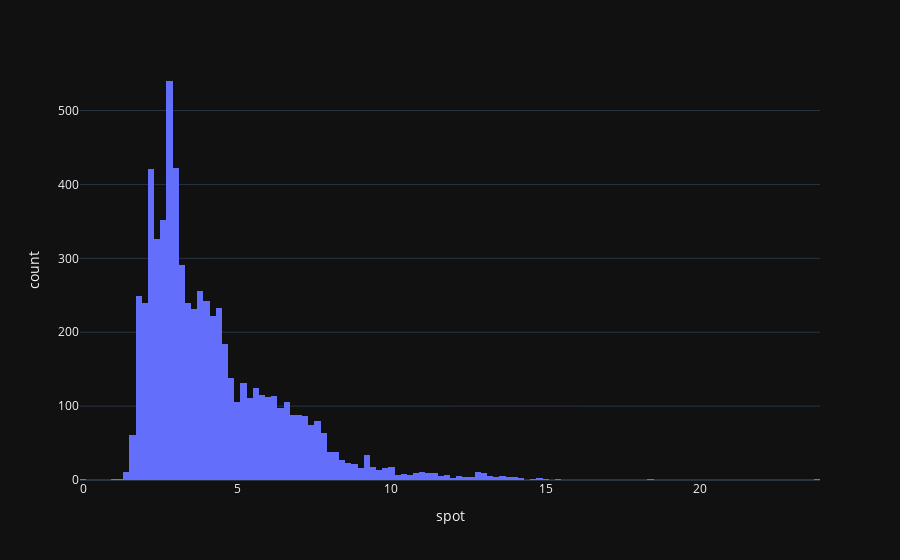

Here is the notebook cell this chart was saved with:
### Code cell
fig = px.histogram(data, x = "spot", template = 'plotly_dark')
fig.show()

### Figure 1 — Plotly figure (JSON) as saved in the notebook; plotly's stock layout.template omitted (floating-point values rounded to 4 significant figures; data arrays with more than 128 entries replaced by an {"elided": "..."} marker saying what was removed)
{"data": [{"alignmentgroup": "True", "bingroup": "x", "hovertemplate": "spot=%{x}<br>count=%{y}<extra></extra>", "legendgroup": "", "marker": {"color": "#636efa", "pattern": {"shape": ""}}, "name": "", "offsetgroup": "", "orientation": "v", "showlegend": false, "type": "histogram", "x": {"elided": "6563 float values"}, "xaxis": "x", "yaxis": "y"}], "layout": {"barmode": "relative", "legend": {"tracegroupgap": 0}, "margin": {"t": 60}, "xaxis": {"anchor": "y", "domain": [0, 1], "title": {"text": "spot"}}, "yaxis": {"anchor": "x", "domain": [0, 1], "title": {"text": "count"}}}}
